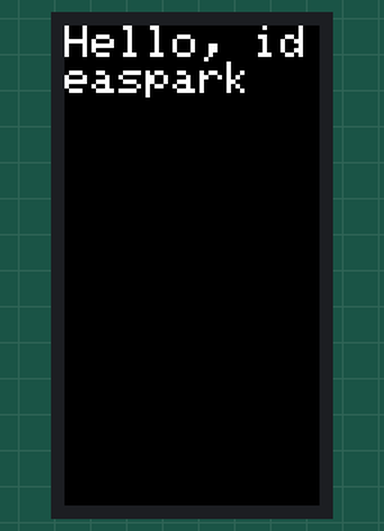
A sketch run on a simulated Arduino Mega 2560, built with avr-gcc and run on an emulated ATmega2560. On the bench: 170×320 colour display.

Above: at 0.3 s.
At 100.3 s:
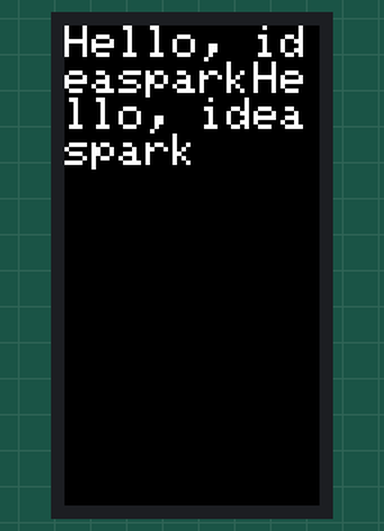

The sketch:

Shop_Example_Text.ino
```cpp
#include <Adafruit_GFX.h>
#include <Adafruit_ST7789.h>

#define LCD_MOSI 23
#define LCD_SCLK 18
#define LCD_CS   15
#define LCD_DC   2
#define LCD_RST  4
#define LCD_BLK  32

Adafruit_ST7789 lcd = Adafruit_ST7789(LCD_CS, LCD_DC, LCD_RST);

void setup() {
  lcd.init(170, 320);
  lcd.fillScreen(ST77XX_BLACK);
}

void loop() {
  lcd.setTextSize(3);
  lcd.print("Hello, ideaspark");
  delay(100000);
}
```
